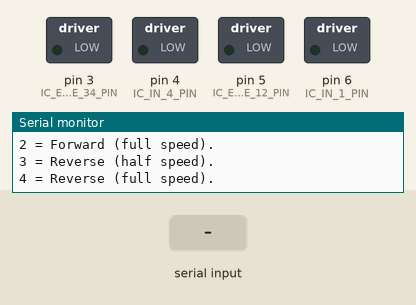
Simulated run of this sketch. Board: Arduino Uno, built with avr-gcc and run on an emulated ATmega328P. On the bench: switched loads named in the sketch (green lamp = pin HIGH), the last lines printed to the serial monitor. The test bench sets the inputs (shaded band).

Above: at 1.2 s.
1.3 s: "90,45\n" received over Serial
At 2.4 s:
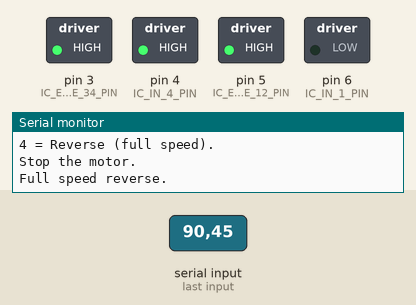
2.8 s: "30,150\n" received over Serial
At 4.0 s:
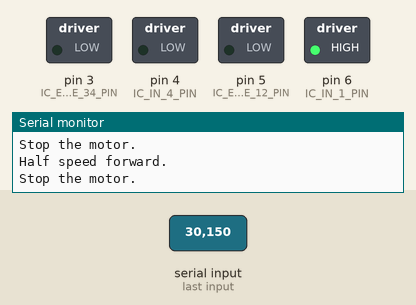
4.3 s: "200\n" received over Serial
5.8 s: "90,45\n" received over Serial
At 7.0 s:
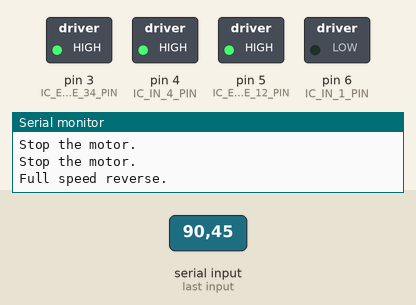
7.3 s: "90\n" received over Serial
At 8.1 s:
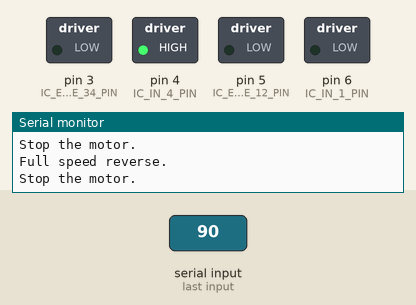
8.8 s: "30,150\n" received over Serial
At 9.6 s:
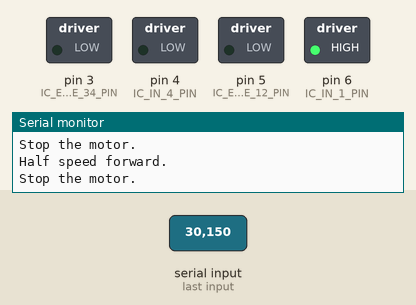
Timing chart, 0 to 11.3 s (numbered marks = the images above; inputs shaded):
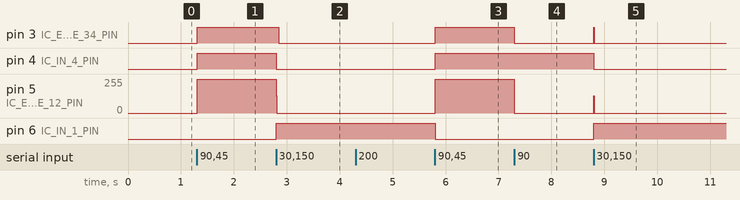

Measured:
- after the input at 1.3 s, pin 3 (IC_ENABLE_34_PIN), pin 4 (IC_IN_4_PIN): LOW → HIGH at once; pin 5 (IC_ENABLE_12_PIN): 0/255 → 255/255 at once
- after the input at 2.8 s, pin 3 (IC_ENABLE_34_PIN): HIGH → LOW after 0.05 s; pin 4 (IC_IN_4_PIN): HIGH → LOW at once; pin 5 (IC_ENABLE_12_PIN): 255/255 → 0/255 at once; pin 6 (IC_IN_1_PIN): LOW → HIGH at once
- after the input at 5.8 s, pin 3 (IC_ENABLE_34_PIN), pin 4 (IC_IN_4_PIN): LOW → HIGH at once; pin 5 (IC_ENABLE_12_PIN): 0/255 → 255/255 at once; pin 6 (IC_IN_1_PIN): HIGH → LOW at once
- after the input at 7.3 s, pin 3 (IC_ENABLE_34_PIN): HIGH → LOW at once; pin 5 (IC_ENABLE_12_PIN): 255/255 → 0/255 at once
- after the input at 8.8 s, pin 3 (IC_ENABLE_34_PIN): LOW → HIGH at once, → LOW 0.01 s later; pin 4 (IC_IN_4_PIN): HIGH → LOW at once; pin 5 (IC_ENABLE_12_PIN): 0/255 → 128/255 at once, → 0/255 0.01 s later; pin 6 (IC_IN_1_PIN): LOW → HIGH at once

The sketch:

lesson29_dcmotor.ino
```cpp
#define IC_ENABLE_12_PIN 5
#define IC_ENABLE_34_PIN 3
#define IC_IN_1_PIN      6
#define IC_IN_4_PIN      4

#define BAUD_RATE 9600

typedef void (*changeSpeed)();
void stop();
void forwardHalfSpeed();
void forwardFullSpeed();
void reverseHalfSpeed();
void reverseFullSpeed();

const changeSpeed SPEEDS[5] = {
    stop,
    forwardHalfSpeed,
    forwardFullSpeed,
    reverseHalfSpeed,
    reverseFullSpeed
};

void setup() {
    pinMode(IC_ENABLE_12_PIN, OUTPUT);
    pinMode(IC_ENABLE_34_PIN, OUTPUT);
    pinMode(IC_IN_1_PIN, OUTPUT);
    pinMode(IC_IN_4_PIN, OUTPUT);

    Serial.begin(BAUD_RATE);
    stop();

    String str = "Select a speed: ";
    str.concat("\n0 = Stop.");
    str.concat("\n1 = Forward (half speed).");
    str.concat("\n2 = Forward (full speed).");
    str.concat("\n3 = Reverse (half speed).");
    str.concat("\n4 = Reverse (full speed).");

    Serial.println(str);
}

void loop() {
}

void serialEvent() {
    while(Serial.available() > 0) {
        uint8_t c = Serial.read() - '0';
        if(0 <= c && c < 5) {
            SPEEDS[c]();
        }
    }
}

void stop() {
    Serial.println("Stop the motor.");
    digitalWrite(IC_ENABLE_12_PIN, LOW);
    digitalWrite(IC_ENABLE_34_PIN, LOW);
}

void forwardHalfSpeed() {
    Serial.println("Half speed forward.");
    digitalWrite(IC_IN_1_PIN, HIGH);
    digitalWrite(IC_IN_4_PIN, LOW);
    analogWrite(IC_ENABLE_12_PIN, 128);
    digitalWrite(IC_ENABLE_34_PIN, HIGH);
}

void forwardFullSpeed() {
    Serial.println("Full speed forward.");
    digitalWrite(IC_IN_1_PIN, HIGH);
    digitalWrite(IC_IN_4_PIN, LOW);
    digitalWrite(IC_ENABLE_12_PIN, HIGH);
    digitalWrite(IC_ENABLE_34_PIN, HIGH);
}

void reverseHalfSpeed() {
    Serial.println("Half speed reverse.");
    digitalWrite(IC_IN_1_PIN, LOW);
    digitalWrite(IC_IN_4_PIN, HIGH);
    digitalWrite(IC_ENABLE_12_PIN, HIGH);
    analogWrite(IC_ENABLE_34_PIN, 128);
}

void reverseFullSpeed() {
    Serial.println("Full speed reverse.");
    digitalWrite(IC_IN_1_PIN, LOW);
    digitalWrite(IC_IN_4_PIN, HIGH);
    digitalWrite(IC_ENABLE_12_PIN, HIGH);
    digitalWrite(IC_ENABLE_34_PIN, HIGH);
}
```
